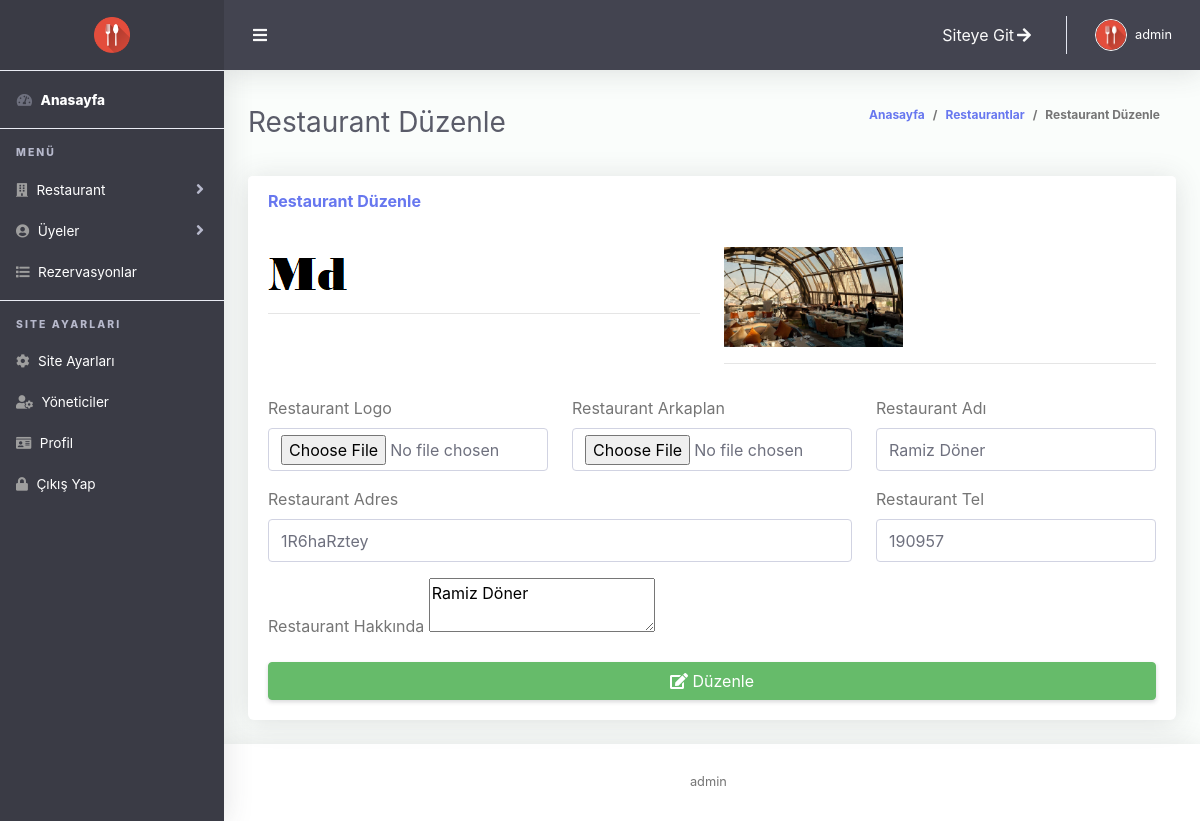
The app's page /admin/restoran-duzenle.php?id=3 (signed in) with its own data.
### tables this page shows
CREATE TABLE `ayarlar` (
  `ayar_id` int(11) NOT NULL,
  `ayar_title` text NOT NULL,
  `ayar_logo` text NOT NULL,
  `ayar_aciklama` text NOT NULL
);

CREATE TABLE `restoran` (
  `rest_id` int(11) NOT NULL,
  `rest_adi` text NOT NULL,
  `rest_logo` text NOT NULL,
  `rest_bg` text NOT NULL,
  `rest_tel` text NOT NULL,
  `rest_adres` text NOT NULL,
  `rest_aciklama` text NOT NULL,
  `rest_iban` text NOT NULL,
  `rest_odeme` text NOT NULL,
  `rest_tarih` datetime NOT NULL DEFAULT current_timestamp()
);

### admin/restoran-duzenle.php (the view, shortened to what this page needs)
<?php include('header.php');
if (isset($_GET['id'])) {
  $id=$_GET['id'];
  $restSor=$conn->prepare("SELECT * FROM restoran where rest_id= :rest_id");
  $restSor->execute(array('rest_id' => $id));
  $rest=$restSor->fetch(PDO::FETCH_ASSOC);
}else {
  header("location:restoranlar.php");
}
?>
<div class="container-fluid" id="container-wrapper">
  <div class="d-sm-flex align-items-center justify-content-between mb-4">
    <h1 class="h3 mb-0 text-gray-800">Restaurant Düzenle</h1>
    <ol class="breadcrumb">
      <li class="breadcrumb-item"><a href="./">Anasayfa</a></li>
      <li class="breadcrumb-item"><a href="restoranlar.php">Restaurantlar</a></li>
      <li class="breadcrumb-item">Restaurant Düzenle</li>
    </ol>
  </div>
  <div class="row">
    <div class="col-lg-12">
      <div class="card mb-4">
        <div class="card-header py-3 d-flex flex-row align-items-center justify-content-between">
          <h6 class="m-0 font-weight-bold text-primary">Restaurant Düzenle</h6>
        </div>
        <div class="card-body">
          <form method="POST" action="inc/islemler.php" enctype="multipart/form-data">
            <div class="row">
              <div class="col-lg-6 mb-3">
                <img src="../<?=$rest['rest_logo']; ?>" style="max-width: 100%;max-height: 100px;object-fit: cover;">
                <hr>
              </div>
              <div class="col-lg-6 mb-3">
                <img src="../<?=$rest['rest_bg']; ?>" style="max-width: 100%;max-height: 100px;object-fit: cover;">
                <hr>
              </div>
              <div class="form-group col-md-4">
                <label for="rest_logo">Restaurant Logo</label>
                <input type="file" class="form-control" id="rest_logo" name="rest_logo">
              </div>
              <div class="form-group col-md-4">
                <label for="rest_bg">Restaurant Arkaplan</label>
                <input type="file" class="form-control" id="rest_bg" name="rest_bg">
              </div>
              <div class="form-group col-md-4">
                <label for="rest_adi">Restaurant Adı</label>
                <input type="text" class="form-control" id="rest_adi" placeholder="Restaurant Adı" name="rest_adi" value="<?=$rest['rest_adi']; ?>">
              </div>
              <div class="form-group col-md-8">
                <label for="rest_adres">Restaurant Adres</label>
                <input type="text" class="form-control" id="rest_adres" placeholder="Restaurant Adres" name="rest_adres" value="<?=$rest['rest_adres']; ?>">
              </div>
              <div class="form-group col-md-4">
                <label for="rest_tel">Restaurant Tel</label>
                <input type="number" min="0" class="form-control" id="rest_tel" placeholder="Restaurant Tel" name="rest_tel" value="<?=$rest['rest_tel']; ?>">
              </div>
              <div class="form-group col-md-12">
                <label for="rest_aciklama">Restaurant Hakkında</label>
                <textarea id="rest_aciklama"  name="rest_aciklama"><?=$rest['rest_aciklama']; ?></textarea>
              </div>
            </div>
            <button type="submit" class="btn btn-success btn-block" name="restoranDuzenle"><i class="fas fa-edit"></i> Düzenle</button>
          </form>
        </div>
      </div>
    </div>
  </div>
</div>
</div>
<?php include('footer.php'); ?>

### admin/header.php (shortened to what this page needs)
<?php
include 'inc/ayar.php';
$ayarData = $conn->query('SELECT * FROM ayarlar')->fetch(PDO::FETCH_ASSOC);
$kullanicisor=$conn->prepare("SELECT * FROM admin WHERE admin_id = :user_id");
$kullanicisor->execute(array(
  'user_id' => $_SESSION['admin_giris']
));
$kullanici=$kullanicisor->fetch(PDO::FETCH_ASSOC);
?>
<!DOCTYPE html>
<html lang="en">
<head>
  <link href="vendor/fontawesome-free/css/all.min.css" rel="stylesheet" type="text/css">
  <link href="vendor/bootstrap/css/bootstrap.min.css" rel="stylesheet" type="text/css">
  <link href="vendor/select2/dist/css/select2.min.css" rel="stylesheet" type="text/css">
  <link href="vendor/bootstrap-datepicker/css/bootstrap-datepicker.min.css" rel="stylesheet" >
  <link href="vendor/bootstrap-touchspin/css/jquery.bootstrap-touchspin.css" rel="stylesheet" >
  <link href="vendor/clock-picker/clockpicker.css" rel="stylesheet">
  <link href="css/ruang-admin.min.css" rel="stylesheet">
  <link href="vendor/datatables/dataTables.bootstrap4.min.css" rel="stylesheet">
  <link rel="stylesheet" href="css/sweetalert2.min.css">
  <link href="css/summernote.css" rel="stylesheet">
</head>
<body id="page-top">
  <div id="wrapper">
    <ul class="navbar-nav sidebar sidebar-light accordion" id="accordionSidebar">
      <a class="sidebar-brand d-flex align-items-center justify-content-center" href="index.php">
        <div class="sidebar-brand-icon">
          <img src="../<?=$ayarData['ayar_logo']; ?>">
        </div>
      </a>
      <hr class="sidebar-divider my-0">
      <li class="nav-item active">
        <a class="nav-link" href="index.php">
          <i class="fas fa-fw fa-tachometer-alt"></i>
          <span>Anasayfa</span></a>
        </li>
        <hr class="sidebar-divider">
        <div class="sidebar-heading">
          Menü
        </div>
        <li class="nav-item">
          <a class="nav-link collapsed" href="#" data-toggle="collapse" data-target="#firmalar" aria-expanded="false" aria-controls="firmalar">
            <i class="fa fa-building"></i>
            <span>Restaurant</span>
          </a>
        </li>
        <li class="nav-item">
          <a class="nav-link collapsed" href="#" data-toggle="collapse" data-target="#uyeler" aria-expanded="false" aria-controls="uyeler">
            <i class="fa fa-user-circle"></i>
            <span>Üyeler</span>
          </a>
        </li>
        <li class="nav-item">
          <a class="nav-link" href="rezervasyonlar.php">
            <i class="fas fa-list"></i>
            <span>Rezervasyonlar</span>
          </a>
        </li>
        <hr class="sidebar-divider">
        <div class="sidebar-heading">
          Site Ayarları
        </div>
        <li class="nav-item">
          <a class="nav-link" href="ayar.php">
            <i class="fas fa-cog"></i>
            <span>Site Ayarları</span>
          </a>
        </li>
        <li class="nav-item">
          <a class="nav-link" href="adminler.php">
            <i class="fas fa-user-cog"></i>
            <span>Yöneticiler</span>
          </a>
        </li>
        <li class="nav-item">
          <a class="nav-link" href="profil.php">
            <i class="fas fa-id-card"></i>
            <span>Profil</span>
          </a>
        </li>
        <li class="nav-item">
          <a class="nav-link" href="logout.php">
            <i class="fas fa-lock"></i>
            <span>Çıkış Yap</span>
          </a>
        </li>
      </ul>
      <div id="content-wrapper" class="d-flex flex-column">
        <div id="content">
          <nav class="navbar navbar-expand navbar-light bg-navbar topbar mb-4 static-top">
            <button id="sidebarToggleTop" class="btn btn-link rounded-circle mr-3">
              <i class="fa fa-bars"></i>
            </button>
            <ul class="navbar-nav ml-auto">
             <li class="nav-item dropdown no-arrow mx-1">
              <a class="nav-link dropdown-toggle" href="../" aria-haspopup="true" target="_blank" aria-expanded="false">
                Siteye Git <i class="fas fa-arrow-right fa-fw"></i>
              </a>
            </li>
            <li class="nav-item dropdown no-arrow">
              <a class="nav-link dropdown-toggle" href="#" id="userDropdown" role="button" data-toggle="dropdown"
              aria-haspopup="true" aria-expanded="false">
              <img class="img-profile rounded-circle" src="../<?=$ayarData['ayar_logo']; ?>" style="max-width: 60px">
              <span class="ml-2 d-none d-lg-inline text-white small"><?php echo $kullanici['admin_kadi']; ?></span>
            </a>
          </li>
        </ul>
      </nav>

### admin/footer.php (shortened to what this page needs)
<footer class="sticky-footer bg-white">
 <div class="container my-auto">
  <div class="copyright text-center my-auto">
    <span><?=$kullanici['admin_kadi']; ?> &nbsp; </span>
  </div>
</div>
</footer>
</div>
</div>
</body>
</html>

### records on screen
ayarlar: ayar_logo (picture)
restoran: rest_logo (picture), rest_bg (picture), rest_adi "Ramiz Döner", rest_adres "1R6haRztey", rest_tel "190957", rest_aciklama "Ramiz Döner"

### other values on screen
$kullanici['admin_kadi'] "admin"
